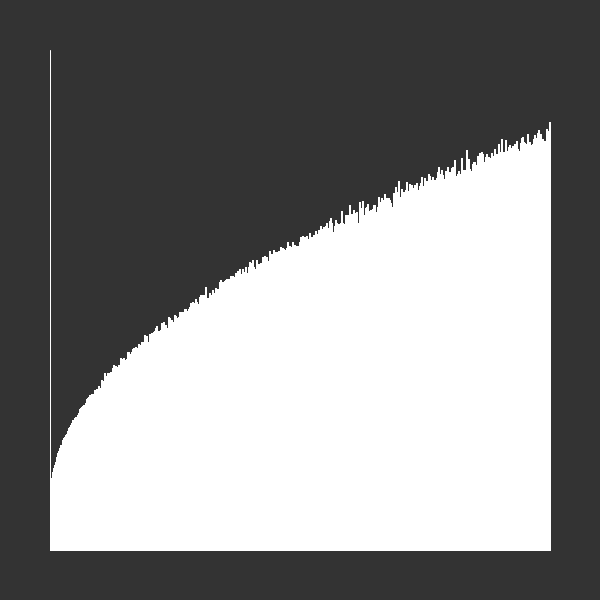
Frame 1 (no input)
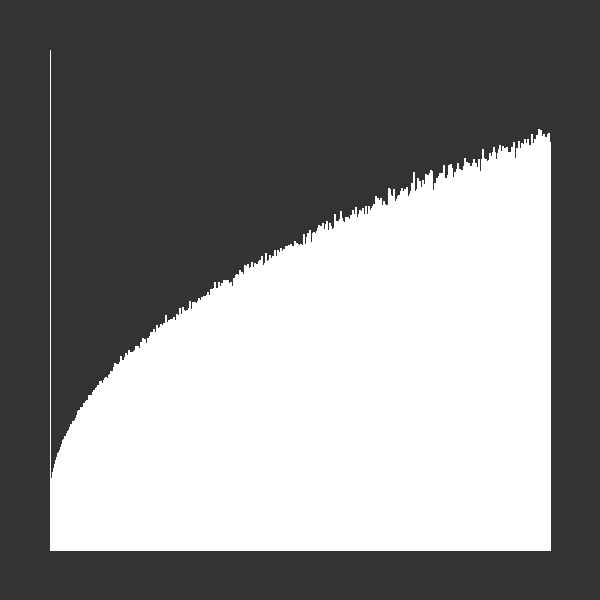
Frame 2 (the mouse pressed at the canvas centre, redrawn once)

The Processing sketch that drew these frames (run headless with seeded random() and noise(); the mouse was pressed at the canvas centre and the sketch redrawn once):

// Processing sketch: random_walk_graph
// ── random_walk_graph.pde
//int numruns = 1000000;
int numruns = 1000;

void setup() {
  size(600, 600);
  strokeWeight(1);
  stroke(255);
  textAlign(CENTER);
  fill(255);
  rectMode(CORNERS);
}

void draw() {
  noLoop();
  background(51);
  int buffer = 50;
  line(buffer, buffer, buffer, height-buffer);
  line(buffer, height-buffer, width-buffer, height-buffer);
  
  int interestedTill = 500;
  float topValue = 1.1*pow(interestedTill, 0.5)+10;
  int barwidth = ((width-2*buffer) / (interestedTill));
  for (int i = 1; i <= interestedTill; i++) {
    float x = ((width-2*buffer) / (interestedTill))*(i-1) + buffer;
    //text(i, x+barwidth/2, height-buffer+20);
    float val = sim(i);
    float y = (height-2*buffer)-map(val, 0, topValue, 0, height-2*buffer);
    //text(val, x+barwidth/2, y-10);
    //stroke(0);
    rect(x, height-buffer, x+barwidth, y);
  }
}

float sim(int steps) { //numruns is the number of trials //steps is the number of steps per trial
  
  int pointsX = 20, 
      pointsY = 20;
      
  PVector dir = new PVector();
  PVector home = new PVector(pointsX/2, pointsY/2);
  
  int px, py;

  ArrayList<Float> distances = new ArrayList<Float>();

  for (int i = 0; i < numruns; i++) {
    px = (int)home.x; //pos x
    py = (int)home.y; //pos y
    for (int n = 0; n < steps; n++) 
    {
      float randnum = random(1);
      if (randnum <= 0.25) {
        dir.x = -1;
        dir.y= 0;
      } else if (randnum <= 0.5) {
        dir.x = 1;
        dir.y = 0;
      } else if (randnum <= 0.75) {
        dir.x = 0;
        dir.y = -1;
      } else if (randnum <= 1) {
        dir.x = 0;
        dir.y = 1;
      }
      px += dir.x;
      py += dir.y;
    }
    float dist = abs(home.x-px)+abs(home.y-py);
    distances.add(dist);
  }
  float avg = calculateAverage(distances);
  //println("steps: "+steps+ "   distance: "+avg);
  println(avg);
  return avg;
}

float calculateAverage(ArrayList<Float> marks) {
  float sum = 0.0;
  if (!marks.isEmpty()) {
    for (Float mark : marks) {
      sum += mark;
    }
    return (float)((float)sum / marks.size());
  }
  return sum;
}
